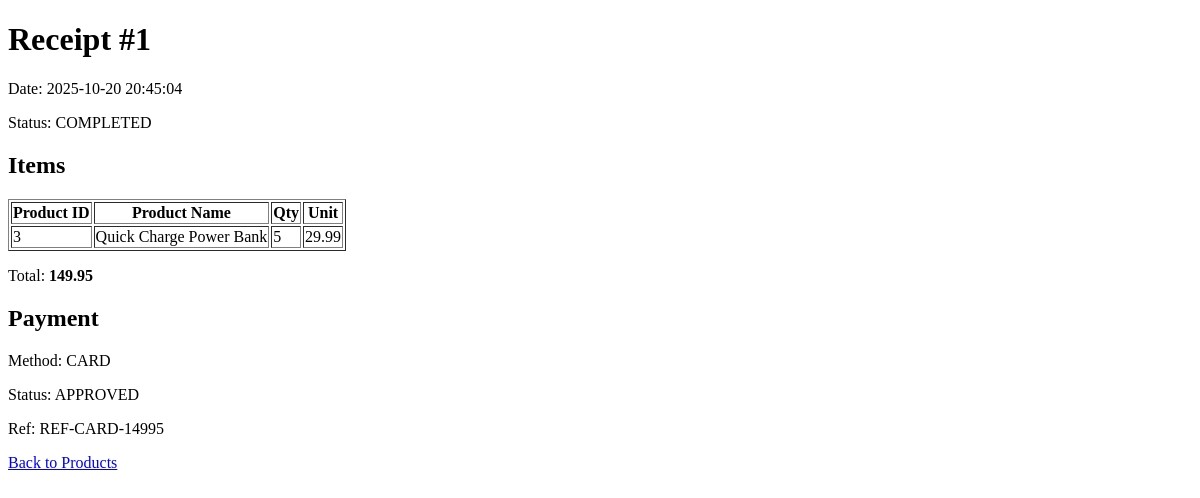
Before: /receipt/1 with the older database file.
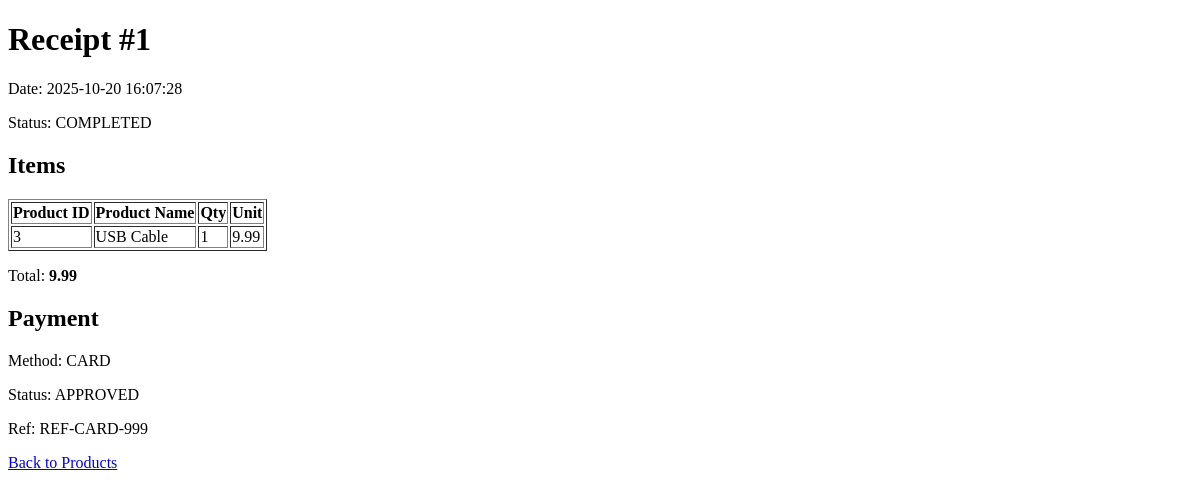
After: the same page with the newer database file.
### tables this page shows
CREATE TABLE sale (
	id INTEGER PRIMARY KEY AUTOINCREMENT,
	user_id INTEGER NOT NULL,
	sale_time TIMESTAMP DEFAULT CURRENT_TIMESTAMP,
	total_cents INTEGER NOT NULL CHECK(total_cents >= 0),
	status TEXT NOT NULL DEFAULT 'COMPLETED' CHECK(status IN ('COMPLETED','CANCELLED','REFUNDED')),
	FOREIGN KEY (user_id) REFERENCES user(id)
);

CREATE TABLE sale_item (
	id INTEGER PRIMARY KEY AUTOINCREMENT,
	sale_id INTEGER NOT NULL,
	product_id INTEGER NOT NULL,
	quantity INTEGER NOT NULL CHECK(quantity > 0),
	price_cents INTEGER NOT NULL CHECK(price_cents >= 0), -- price per item at time of sale
	FOREIGN KEY (sale_id) REFERENCES sale(id) ON DELETE CASCADE,
	FOREIGN KEY (product_id) REFERENCES product(id) ON DELETE RESTRICT,
	UNIQUE (sale_id, product_id)
);

CREATE TABLE product (
	id INTEGER PRIMARY KEY AUTOINCREMENT,
	name TEXT NOT NULL UNIQUE,
    price_cents INTEGER NOT NULL CHECK(price_cents >= 0),
    stock INTEGER NOT NULL CHECK(stock >= 0),
    active INTEGER NOT NULL DEFAULT 1 CHECK(active IN (0,1)),
    -- NEW: Flash sale columns
    flash_sale_active INTEGER DEFAULT 0,
    flash_sale_price_cents INTEGER
);

CREATE TABLE payment (
	id INTEGER PRIMARY KEY AUTOINCREMENT,
	sale_id INTEGER NOT NULL,
	method TEXT NOT NULL,
	amount_cents INTEGER NOT NULL CHECK(amount_cents >= 0),
	status TEXT NOT NULL CHECK(status IN ('APPROVED','DECLINED')), -- APPROVED or DECLINED
	ref TEXT,
	processed_at TIMESTAMP DEFAULT CURRENT_TIMESTAMP,
	FOREIGN KEY (sale_id) REFERENCES sale(id) ON DELETE CASCADE,
	UNIQUE (sale_id)
);

### src/app.py (the view)
    @app.get("/receipt/<int:sale_id>")
    def receipt(sale_id: int):
        conn = get_conn()
        try:
            sale = conn.execute(
                "SELECT id, user_id, sale_time, total_cents, status FROM sale WHERE id = ?",
                (sale_id,),
            ).fetchone()
            items = conn.execute(
                "SELECT si.product_id, p.name as product_name, si.quantity, si.price_cents "
                "FROM sale_item si JOIN product p ON si.product_id = p.id "
                "WHERE si.sale_id = ?",
                (sale_id,),
            ).fetchall()
            payment = conn.execute(
                "SELECT method, amount_cents, status, ref FROM payment WHERE sale_id = ?",
                (sale_id,),
            ).fetchone()
        finally:
            conn.close()
        return render_template("receipt.html", sale=sale, items=items, payment=payment)

### src/dao.py (called while the page is built)
def get_connection(db_path: str) -> sqlite3.Connection:
    conn = sqlite3.connect(db_path)
    conn.row_factory = sqlite3.Row
    conn.execute("PRAGMA foreign_keys = ON")
    return conn

### src/templates/receipt.html
<!doctype html>
<html>
  <head><title>Receipt #{{ sale.id }}</title></head>
  <body>
    <h1>Receipt #{{ sale.id }}</h1>
    <p>Date: {{ sale.sale_time }}</p>
    <p>Status: {{ sale.status }}</p>
    <h2>Items</h2>
    <table border="1">
      <tr><th>Product ID</th><th>Product Name</th><th>Qty</th><th>Unit</th></tr>
      {% for it in items %}
        <tr>
          <td>{{ it.product_id }}</td>
          <td>{{ it.product_name }}</td>
          <td>{{ it.quantity }}</td>
          <td>{{ '%.2f' % (it.price_cents / 100.0) }}</td>
        </tr>
      {% endfor %}
    </table>
    <p>Total: <b>{{ '%.2f' % (sale.total_cents / 100.0) }}</b></p>
    <h2>Payment</h2>
    <p>Method: {{ payment.method }}</p>
    <p>Status: {{ payment.status }}</p>
    <p>Ref: {{ payment.ref }}</p>
    <p><a href="/products">Back to Products</a></p>
  </body>
  </html>

Changed rows visible on the page:
changed sale "COMPLETED": sale_time "2025-10-20 20:45:04" → "2025-10-20 16:07:28"; sale.total_cents/100.0 "149.95" → "9.99"
changed sale_item: product_name "Quick Charge Power Bank" → "USB Cable"; quantity "5" → "1"; it.price_cents/100.0 "29.99" → "9.99"
changed payment "CARD": ref "REF-CARD-14995" → "REF-CARD-999"
